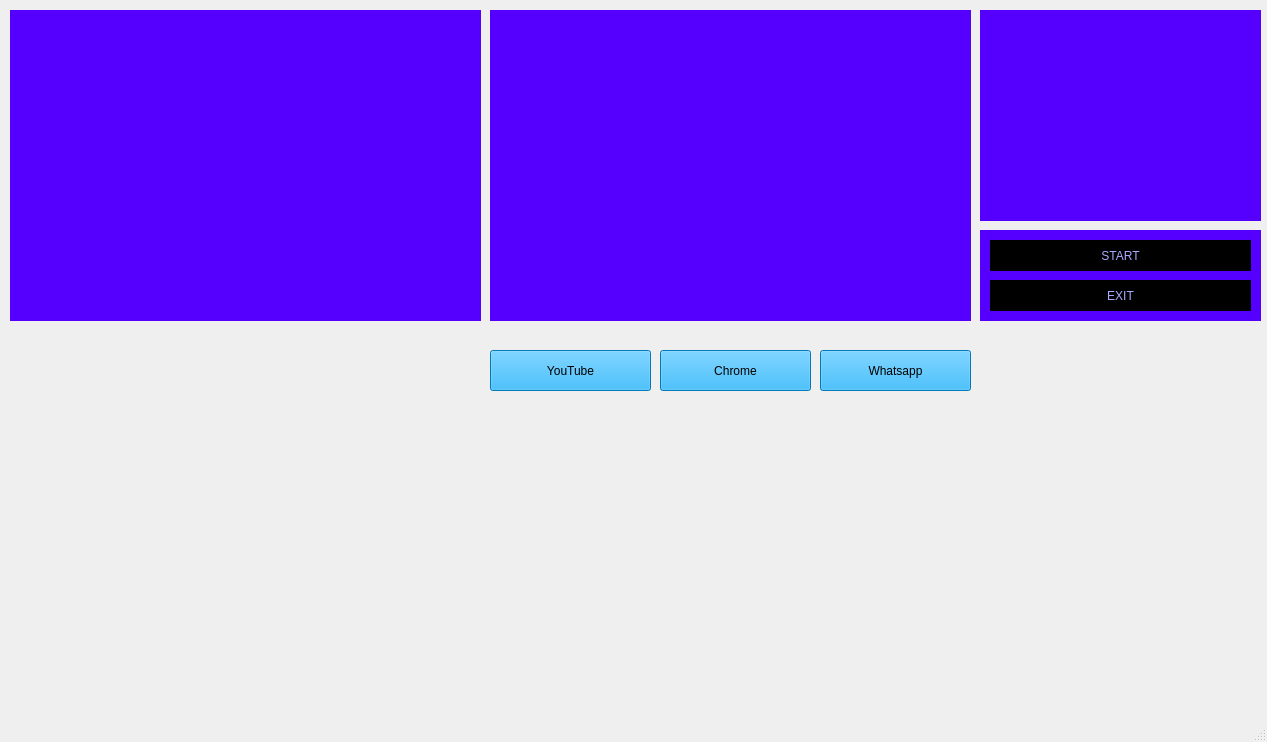
<?xml version="1.0" encoding="UTF-8"?>
<ui version="4.0">
 <class>JarvisUi</class>
 <widget class="QMainWindow" name="JarvisUi">
  <property name="geometry">
   <rect>
    <x>0</x>
    <y>0</y>
    <width>1267</width>
    <height>742</height>
   </rect>
  </property>
  <property name="windowTitle">
   <string>MainWindow</string>
  </property>
  <widget class="QWidget" name="centralwidget">
   <widget class="QLabel" name="bg_1">
    <property name="geometry">
     <rect>
      <x>-80</x>
      <y>-10</y>
      <width>1951</width>
      <height>811</height>
     </rect>
    </property>
    <property name="text">
     <string/>
    </property>
    <property name="pixmap">
     <pixmap>bg/Black_Template.jpg</pixmap>
    </property>
    <property name="scaledContents">
     <bool>true</bool>
    </property>
   </widget>
   <widget class="QLabel" name="bg_2">
    <property name="geometry">
     <rect>
      <x>10</x>
      <y>10</y>
      <width>471</width>
      <height>311</height>
     </rect>
    </property>
    <property name="styleSheet">
     <string notr="true">background-color: rgb(85, 85, 255);
background-color: rgb(85, 0, 255);</string>
    </property>
    <property name="text">
     <string/>
    </property>
   </widget>
   <widget class="QLabel" name="bg_3">
    <property name="geometry">
     <rect>
      <x>490</x>
      <y>10</y>
      <width>481</width>
      <height>311</height>
     </rect>
    </property>
    <property name="styleSheet">
     <string notr="true">background-color: rgb(85, 85, 255);
background-color: rgb(85, 0, 255);</string>
    </property>
    <property name="text">
     <string/>
    </property>
   </widget>
   <widget class="QLabel" name="gif_1">
    <property name="geometry">
     <rect>
      <x>20</x>
      <y>20</y>
      <width>451</width>
      <height>291</height>
     </rect>
    </property>
    <property name="text">
     <string/>
    </property>
    <property name="pixmap">
     <pixmap>bg/ironmanwoo.gif</pixmap>
    </property>
    <property name="scaledContents">
     <bool>true</bool>
    </property>
   </widget>
   <widget class="QLabel" name="gif_2">
    <property name="geometry">
     <rect>
      <x>500</x>
      <y>20</y>
      <width>461</width>
      <height>291</height>
     </rect>
    </property>
    <property name="text">
     <string/>
    </property>
    <property name="pixmap">
     <pixmap>extraGui/Hero_Template.gif</pixmap>
    </property>
    <property name="scaledContents">
     <bool>true</bool>
    </property>
   </widget>
   <widget class="QLabel" name="bg_4">
    <property name="geometry">
     <rect>
      <x>980</x>
      <y>10</y>
      <width>281</width>
      <height>211</height>
     </rect>
    </property>
    <property name="styleSheet">
     <string notr="true">background-color: rgb(85, 85, 255);
background-color: rgb(85, 0, 255);</string>
    </property>
    <property name="text">
     <string/>
    </property>
   </widget>
   <widget class="QLabel" name="gif_4">
    <property name="geometry">
     <rect>
      <x>990</x>
      <y>20</y>
      <width>261</width>
      <height>191</height>
     </rect>
    </property>
    <property name="text">
     <string/>
    </property>
    <property name="pixmap">
     <pixmap>extraGui/Earth.gif</pixmap>
    </property>
    <property name="scaledContents">
     <bool>true</bool>
    </property>
   </widget>
   <widget class="QTextBrowser" name="Text_Time">
    <property name="geometry">
     <rect>
      <x>1070</x>
      <y>660</y>
      <width>171</width>
      <height>41</height>
     </rect>
    </property>
    <property name="styleSheet">
     <string notr="true">background-color: Transparent;
color: rgb(0, 0, 255);
font: 12pt &quot;MS Sans Serif&quot;;
color: rgb(0, 170, 255);
border-radius: none;
</string>
    </property>
    <property name="html">
     <string>&lt;!DOCTYPE HTML PUBLIC &quot;-//W3C//DTD HTML 4.0//EN&quot; &quot;http://www.w3.org/TR/REC-html40/strict.dtd&quot;&gt;
&lt;html&gt;&lt;head&gt;&lt;meta name=&quot;qrichtext&quot; content=&quot;1&quot; /&gt;&lt;style type=&quot;text/css&quot;&gt;
p, li { white-space: pre-wrap; }
&lt;/style&gt;&lt;/head&gt;&lt;body style=&quot; font-family:'MS Sans Serif'; font-size:12pt; font-weight:400; font-style:normal;&quot;&gt;
&lt;p align=&quot;center&quot; style=&quot;-qt-paragraph-type:empty; margin-top:0px; margin-bottom:0px; margin-left:0px; margin-right:0px; -qt-block-indent:0; text-indent:0px; font-size:14pt;&quot;&gt;&lt;br /&gt;&lt;/p&gt;&lt;/body&gt;&lt;/html&gt;</string>
    </property>
   </widget>
   <widget class="QLabel" name="bg_6">
    <property name="geometry">
     <rect>
      <x>990</x>
      <y>640</y>
      <width>261</width>
      <height>81</height>
     </rect>
    </property>
    <property name="text">
     <string/>
    </property>
    <property name="pixmap">
     <pixmap>bg/images.jpg</pixmap>
    </property>
    <property name="scaledContents">
     <bool>true</bool>
    </property>
   </widget>
   <widget class="QLabel" name="bg_5">
    <property name="geometry">
     <rect>
      <x>10</x>
      <y>310</y>
      <width>261</width>
      <height>301</height>
     </rect>
    </property>
    <property name="text">
     <string/>
    </property>
   </widget>
   <widget class="QLabel" name="bg_7">
    <property name="geometry">
     <rect>
      <x>990</x>
      <y>560</y>
      <width>261</width>
      <height>81</height>
     </rect>
    </property>
    <property name="text">
     <string/>
    </property>
    <property name="pixmap">
     <pixmap>bg/images.jpg</pixmap>
    </property>
    <property name="scaledContents">
     <bool>true</bool>
    </property>
   </widget>
   <widget class="QLabel" name="bg_8">
    <property name="geometry">
     <rect>
      <x>990</x>
      <y>480</y>
      <width>261</width>
      <height>81</height>
     </rect>
    </property>
    <property name="text">
     <string/>
    </property>
    <property name="pixmap">
     <pixmap>bg/images.jpg</pixmap>
    </property>
    <property name="scaledContents">
     <bool>true</bool>
    </property>
   </widget>
   <widget class="QTextBrowser" name="Text_Day">
    <property name="geometry">
     <rect>
      <x>1070</x>
      <y>580</y>
      <width>171</width>
      <height>41</height>
     </rect>
    </property>
    <property name="styleSheet">
     <string notr="true">background-color: Transparent;
color: rgb(0, 0, 255);
font: 12pt &quot;MS Sans Serif&quot;;
color: rgb(0, 170, 255);
border-radius: none;
</string>
    </property>
    <property name="html">
     <string>&lt;!DOCTYPE HTML PUBLIC &quot;-//W3C//DTD HTML 4.0//EN&quot; &quot;http://www.w3.org/TR/REC-html40/strict.dtd&quot;&gt;
&lt;html&gt;&lt;head&gt;&lt;meta name=&quot;qrichtext&quot; content=&quot;1&quot; /&gt;&lt;style type=&quot;text/css&quot;&gt;
p, li { white-space: pre-wrap; }
&lt;/style&gt;&lt;/head&gt;&lt;body style=&quot; font-family:'MS Sans Serif'; font-size:12pt; font-weight:400; font-style:normal;&quot;&gt;
&lt;p align=&quot;center&quot; style=&quot;-qt-paragraph-type:empty; margin-top:0px; margin-bottom:0px; margin-left:0px; margin-right:0px; -qt-block-indent:0; text-indent:0px; font-size:14pt;&quot;&gt;&lt;br /&gt;&lt;/p&gt;&lt;/body&gt;&lt;/html&gt;</string>
    </property>
   </widget>
   <widget class="QTextBrowser" name="Text_Date">
    <property name="geometry">
     <rect>
      <x>1070</x>
      <y>500</y>
      <width>171</width>
      <height>41</height>
     </rect>
    </property>
    <property name="styleSheet">
     <string notr="true">background-color: Transparent;
color: rgb(0, 0, 255);
font: 10pt &quot;MS Sans Serif&quot;;
color: rgb(0, 170, 255);
border-radius: none;
</string>
    </property>
    <property name="html">
     <string>&lt;!DOCTYPE HTML PUBLIC &quot;-//W3C//DTD HTML 4.0//EN&quot; &quot;http://www.w3.org/TR/REC-html40/strict.dtd&quot;&gt;
&lt;html&gt;&lt;head&gt;&lt;meta name=&quot;qrichtext&quot; content=&quot;1&quot; /&gt;&lt;style type=&quot;text/css&quot;&gt;
p, li { white-space: pre-wrap; }
&lt;/style&gt;&lt;/head&gt;&lt;body style=&quot; font-family:'MS Sans Serif'; font-size:10pt; font-weight:400; font-style:normal;&quot;&gt;
&lt;p align=&quot;center&quot; style=&quot;-qt-paragraph-type:empty; margin-top:0px; margin-bottom:0px; margin-left:0px; margin-right:0px; -qt-block-indent:0; text-indent:0px;&quot;&gt;&lt;br /&gt;&lt;/p&gt;&lt;/body&gt;&lt;/html&gt;</string>
    </property>
   </widget>
   <widget class="QLabel" name="bg_9">
    <property name="geometry">
     <rect>
      <x>990</x>
      <y>400</y>
      <width>261</width>
      <height>81</height>
     </rect>
    </property>
    <property name="text">
     <string/>
    </property>
    <property name="pixmap">
     <pixmap>bg/images.jpg</pixmap>
    </property>
    <property name="scaledContents">
     <bool>true</bool>
    </property>
   </widget>
   <widget class="QTextBrowser" name="Text_Temperature">
    <property name="geometry">
     <rect>
      <x>1090</x>
      <y>420</y>
      <width>171</width>
      <height>41</height>
     </rect>
    </property>
    <property name="styleSheet">
     <string notr="true">background-color: Transparent;
color: rgb(0, 0, 255);
font: 12pt &quot;MS Sans Serif&quot;;
color: rgb(0, 170, 255);
border-radius: none;
</string>
    </property>
    <property name="html">
     <string>&lt;!DOCTYPE HTML PUBLIC &quot;-//W3C//DTD HTML 4.0//EN&quot; &quot;http://www.w3.org/TR/REC-html40/strict.dtd&quot;&gt;
&lt;html&gt;&lt;head&gt;&lt;meta name=&quot;qrichtext&quot; content=&quot;1&quot; /&gt;&lt;style type=&quot;text/css&quot;&gt;
p, li { white-space: pre-wrap; }
&lt;/style&gt;&lt;/head&gt;&lt;body style=&quot; font-family:'MS Sans Serif'; font-size:12pt; font-weight:400; font-style:normal;&quot;&gt;
&lt;p align=&quot;center&quot; style=&quot;-qt-paragraph-type:empty; margin-top:0px; margin-bottom:0px; margin-left:0px; margin-right:0px; -qt-block-indent:0; text-indent:0px; font-size:14pt;&quot;&gt;&lt;br /&gt;&lt;/p&gt;&lt;/body&gt;&lt;/html&gt;</string>
    </property>
   </widget>
   <widget class="QPushButton" name="pushButton_start">
    <property name="geometry">
     <rect>
      <x>990</x>
      <y>240</y>
      <width>261</width>
      <height>31</height>
     </rect>
    </property>
    <property name="styleSheet">
     <string notr="true">font: 8pt &quot;Terminal&quot;;
background-color: black;
border-radius: none;
color: rgb(170, 170, 255);
font: 16pt &quot;MS Sans Serif&quot;;</string>
    </property>
    <property name="text">
     <string>START</string>
    </property>
   </widget>
   <widget class="QLabel" name="bg_10">
    <property name="geometry">
     <rect>
      <x>980</x>
      <y>230</y>
      <width>281</width>
      <height>91</height>
     </rect>
    </property>
    <property name="styleSheet">
     <string notr="true">background-color: rgb(85, 85, 255);
background-color: rgb(85, 0, 255);</string>
    </property>
    <property name="text">
     <string/>
    </property>
   </widget>
   <widget class="QPushButton" name="pushButton_exit">
    <property name="geometry">
     <rect>
      <x>990</x>
      <y>280</y>
      <width>261</width>
      <height>31</height>
     </rect>
    </property>
    <property name="styleSheet">
     <string notr="true">font: 8pt &quot;Terminal&quot;;
background-color: black;
border-radius: none;
color: rgb(170, 170, 255);
font: 16pt &quot;MS Sans Serif&quot;;</string>
    </property>
    <property name="text">
     <string>EXIT</string>
    </property>
   </widget>
   <widget class="QPushButton" name="pushButton_youtube">
    <property name="geometry">
     <rect>
      <x>490</x>
      <y>350</y>
      <width>161</width>
      <height>41</height>
     </rect>
    </property>
    <property name="styleSheet">
     <string notr="true">font: 18pt &quot;PMingLiU-ExtB&quot;;
background-color: rgb(0, 170, 255);</string>
    </property>
    <property name="text">
     <string>YouTube</string>
    </property>
   </widget>
   <widget class="QPushButton" name="pushButton_chrome">
    <property name="geometry">
     <rect>
      <x>660</x>
      <y>350</y>
      <width>151</width>
      <height>41</height>
     </rect>
    </property>
    <property name="styleSheet">
     <string notr="true">font: 18pt &quot;PMingLiU-ExtB&quot;;
background-color: rgb(0, 170, 255);</string>
    </property>
    <property name="text">
     <string>Chrome</string>
    </property>
   </widget>
   <widget class="QPushButton" name="pushButton_whatsapp">
    <property name="geometry">
     <rect>
      <x>820</x>
      <y>350</y>
      <width>151</width>
      <height>41</height>
     </rect>
    </property>
    <property name="styleSheet">
     <string notr="true">font: 18pt &quot;PMingLiU-ExtB&quot;;
background-color: rgb(0, 170, 255);</string>
    </property>
    <property name="text">
     <string>Whatsapp</string>
    </property>
   </widget>
   <widget class="QLabel" name="gif_3">
    <property name="geometry">
     <rect>
      <x>20</x>
      <y>440</y>
      <width>461</width>
      <height>321</height>
     </rect>
    </property>
    <property name="text">
     <string/>
    </property>
    <property name="pixmap">
     <pixmap>voiceReg/Aqua.gif</pixmap>
    </property>
    <property name="scaledContents">
     <bool>true</bool>
    </property>
   </widget>
   <widget class="QLabel" name="gif_5">
    <property name="geometry">
     <rect>
      <x>10</x>
      <y>340</y>
      <width>471</width>
      <height>171</height>
     </rect>
    </property>
    <property name="text">
     <string/>
    </property>
    <property name="pixmap">
     <pixmap>bg/voicegrf.gif</pixmap>
    </property>
    <property name="scaledContents">
     <bool>true</bool>
    </property>
   </widget>
   <zorder>bg_5</zorder>
   <zorder>bg_1</zorder>
   <zorder>bg_10</zorder>
   <zorder>bg_6</zorder>
   <zorder>bg_2</zorder>
   <zorder>bg_3</zorder>
   <zorder>gif_1</zorder>
   <zorder>gif_2</zorder>
   <zorder>bg_4</zorder>
   <zorder>gif_4</zorder>
   <zorder>Text_Time</zorder>
   <zorder>bg_7</zorder>
   <zorder>bg_8</zorder>
   <zorder>Text_Day</zorder>
   <zorder>Text_Date</zorder>
   <zorder>bg_9</zorder>
   <zorder>Text_Temperature</zorder>
   <zorder>pushButton_start</zorder>
   <zorder>pushButton_exit</zorder>
   <zorder>pushButton_youtube</zorder>
   <zorder>pushButton_chrome</zorder>
   <zorder>pushButton_whatsapp</zorder>
   <zorder>gif_3</zorder>
   <zorder>gif_5</zorder>
  </widget>
  <widget class="QStatusBar" name="statusbar"/>
 </widget>
 <resources/>
 <connections/>
</ui>
